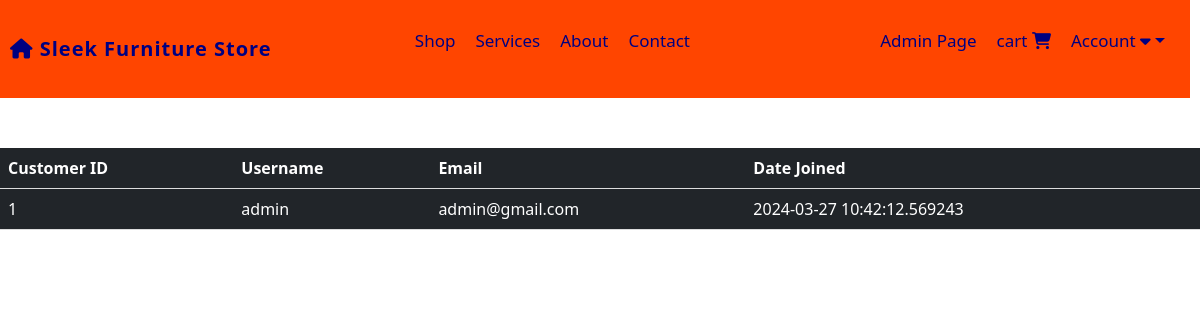
The page /customers (signed in) on the database as committed earlier.
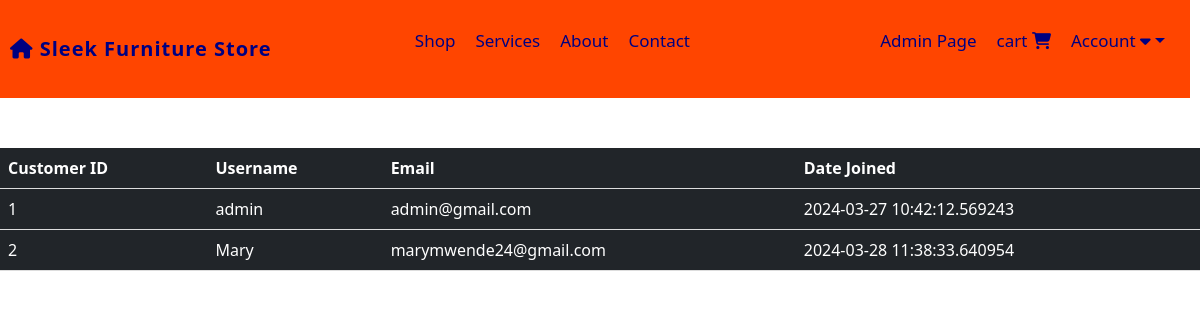
The same page on the database as committed later.
### website/models.py (models this page shows, shortened)
class Customer(db.Model, UserMixin):
    id = db.Column(db.Integer, primary_key=True)
    email = db.Column(db.String(100), unique=True)
    username = db.Column(db.String(100), unique=True)
    password_hash = db.Column(db.String(100), nullable=False)
    date_joined = db.Column(db.DateTime(), default=datetime.utcnow)
    cart_items = db.relationship('Cart', backref=db.backref('customer', lazy=True))
    orders = db.relationship('Order', backref=db.backref('customer', lazy=True))
    @property
    def password(self):
        raise AttributeError('Password is not a readable attribute')

### website/admin.py (the view)
@admin.route('/customers')
@login_required
def display_customers():
    if current_user.id == 1:
        customers = Customer.query.all()
        return render_template('customers.html', customers=customers)
    return render_template('404.html')

### website/__init__.py (called while the page is built)
def create_app():
    app = Flask(__name__)
    app.config['SECRET_KEY'] = 'Marymutiso' #For encrypting session data for auth etc.
    app.config['SQLALCHEMY_DATABASE_URI'] = f'sqlite:///{DB_NAME}'
    migrate = Migrate(app, db)
    db.init_app(app)
    @app.errorhandler(404)
    def page_not_found(error):
        return render_template('404.html'), 404
    login_manager = LoginManager()
    login_manager.init_app(app)
    login_manager.login_view = 'auth.login'
    @login_manager.user_loader
    def load_user(id):
        return Customer.query.get(int(id))
    from .views import views
    from .auth import auth
    from .admin import admin
    from .models import Customer, Product, Cart, Order
    app.register_blueprint(views, url_prefix='/')
    app.register_blueprint(auth, url_prefix='/')
    app.register_blueprint(admin, url_prefix='/')
    return app

### website/templates/customers.html (shortened to what this page needs)
{% extends 'base.html' %}
{% block content%}
<table class="table table-dark table-hover">
    <thead>
        <tr>
            <th scope="col">Customer ID</th>
            <th scope="col">Username</th>
            <th scope="col">Email</th>
            <th scope="col">Date Joined</th>
        </tr>
    </thead>
    <tbody>
        {% for customer in customers %}
        <tr>
        <td>{{ customer.id }}</td>
        <td>{{ customer.username }}</td>
        <td>{{ customer.email }}</td>
        <td>{{ customer.date_joined }}</td>
        </tr>
        {% endfor %}
    </tbody>
</table>
{% endblock %}

Rows that differ between the two databases and show on the page:
added Customer: id "2", username "Mary", email "marymwende24@gmail.com", date_joined "2024-03-28 11:38:33.640954"
